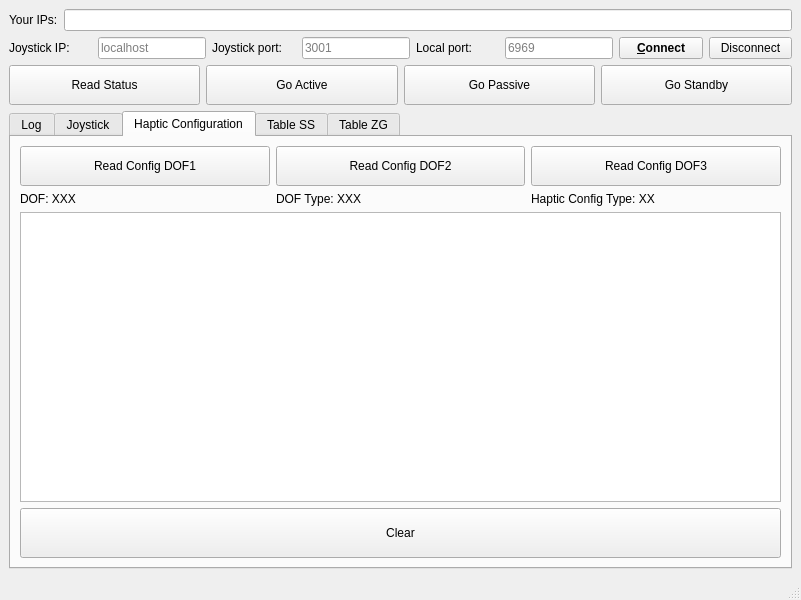
<?xml version="1.0" encoding="UTF-8"?>
<ui version="4.0">
 <class>Main_Window</class>
 <widget class="QMainWindow" name="Main_Window">
  <property name="geometry">
   <rect>
    <x>0</x>
    <y>0</y>
    <width>801</width>
    <height>600</height>
   </rect>
  </property>
  <property name="windowTitle">
   <string>SMAR-TeR GUI Demo</string>
  </property>
  <property name="styleSheet">
   <string notr="true">QPushButton:checked {
   background-color: rgb(85, 170, 255);
   border-style: inset;
   font: bold;
}</string>
  </property>
  <widget class="QWidget" name="central_widget">
   <layout class="QGridLayout" name="gridLayout">
    <item row="0" column="0">
     <layout class="QHBoxLayout" name="horizontal_layout">
      <item>
       <widget class="QLabel" name="label">
        <property name="sizePolicy">
         <sizepolicy hsizetype="Minimum" vsizetype="Preferred">
          <horstretch>0</horstretch>
          <verstretch>0</verstretch>
         </sizepolicy>
        </property>
        <property name="minimumSize">
         <size>
          <width>0</width>
          <height>0</height>
         </size>
        </property>
        <property name="styleSheet">
         <string notr="true"/>
        </property>
        <property name="text">
         <string>Your IPs:</string>
        </property>
       </widget>
      </item>
      <item>
       <widget class="QLineEdit" name="le_ips">
        <property name="sizePolicy">
         <sizepolicy hsizetype="Expanding" vsizetype="Preferred">
          <horstretch>0</horstretch>
          <verstretch>0</verstretch>
         </sizepolicy>
        </property>
        <property name="minimumSize">
         <size>
          <width>0</width>
          <height>0</height>
         </size>
        </property>
        <property name="styleSheet">
         <string notr="true"/>
        </property>
        <property name="text">
         <string/>
        </property>
        <property name="readOnly">
         <bool>true</bool>
        </property>
        <property name="clearButtonEnabled">
         <bool>false</bool>
        </property>
       </widget>
      </item>
     </layout>
    </item>
    <item row="1" column="0">
     <layout class="QHBoxLayout" name="horizontal_layout_2">
      <item>
       <widget class="QLabel" name="label_2">
        <property name="sizePolicy">
         <sizepolicy hsizetype="Preferred" vsizetype="Preferred">
          <horstretch>0</horstretch>
          <verstretch>0</verstretch>
         </sizepolicy>
        </property>
        <property name="text">
         <string>Joystick IP:</string>
        </property>
       </widget>
      </item>
      <item>
       <widget class="QLineEdit" name="le_joystick_ip">
        <property name="sizePolicy">
         <sizepolicy hsizetype="Preferred" vsizetype="Preferred">
          <horstretch>0</horstretch>
          <verstretch>0</verstretch>
         </sizepolicy>
        </property>
        <property name="minimumSize">
         <size>
          <width>0</width>
          <height>0</height>
         </size>
        </property>
        <property name="text">
         <string/>
        </property>
        <property name="placeholderText">
         <string>localhost</string>
        </property>
       </widget>
      </item>
      <item>
       <widget class="QLabel" name="label_3">
        <property name="sizePolicy">
         <sizepolicy hsizetype="Preferred" vsizetype="Preferred">
          <horstretch>0</horstretch>
          <verstretch>0</verstretch>
         </sizepolicy>
        </property>
        <property name="text">
         <string>Joystick port:</string>
        </property>
       </widget>
      </item>
      <item>
       <widget class="QLineEdit" name="le_joystick_port">
        <property name="sizePolicy">
         <sizepolicy hsizetype="Preferred" vsizetype="Preferred">
          <horstretch>0</horstretch>
          <verstretch>0</verstretch>
         </sizepolicy>
        </property>
        <property name="minimumSize">
         <size>
          <width>0</width>
          <height>0</height>
         </size>
        </property>
        <property name="maximumSize">
         <size>
          <width>16777215</width>
          <height>16777215</height>
         </size>
        </property>
        <property name="text">
         <string/>
        </property>
        <property name="placeholderText">
         <string>3001</string>
        </property>
       </widget>
      </item>
      <item>
       <widget class="QLabel" name="label_4">
        <property name="sizePolicy">
         <sizepolicy hsizetype="Preferred" vsizetype="Preferred">
          <horstretch>0</horstretch>
          <verstretch>0</verstretch>
         </sizepolicy>
        </property>
        <property name="text">
         <string>Local port:</string>
        </property>
       </widget>
      </item>
      <item>
       <widget class="QLineEdit" name="le_local_port">
        <property name="sizePolicy">
         <sizepolicy hsizetype="Preferred" vsizetype="Preferred">
          <horstretch>0</horstretch>
          <verstretch>0</verstretch>
         </sizepolicy>
        </property>
        <property name="maximumSize">
         <size>
          <width>16777215</width>
          <height>16777215</height>
         </size>
        </property>
        <property name="text">
         <string/>
        </property>
        <property name="placeholderText">
         <string>6969</string>
        </property>
       </widget>
      </item>
      <item>
       <widget class="QPushButton" name="pb_connect">
        <property name="sizePolicy">
         <sizepolicy hsizetype="Preferred" vsizetype="Preferred">
          <horstretch>0</horstretch>
          <verstretch>0</verstretch>
         </sizepolicy>
        </property>
        <property name="styleSheet">
         <string notr="true">QPushButton {
	font: bold;
}</string>
        </property>
        <property name="text">
         <string>&amp;Connect</string>
        </property>
       </widget>
      </item>
      <item>
       <widget class="QPushButton" name="pb_disconnect">
        <property name="sizePolicy">
         <sizepolicy hsizetype="Preferred" vsizetype="Fixed">
          <horstretch>0</horstretch>
          <verstretch>0</verstretch>
         </sizepolicy>
        </property>
        <property name="text">
         <string>Disconnect</string>
        </property>
       </widget>
      </item>
     </layout>
    </item>
    <item row="6" column="0">
     <widget class="QTabWidget" name="tab_widget">
      <property name="enabled">
       <bool>true</bool>
      </property>
      <property name="currentIndex">
       <number>2</number>
      </property>
      <widget class="QWidget" name="tab_log">
       <attribute name="title">
        <string>Log</string>
       </attribute>
       <layout class="QVBoxLayout" name="verticalLayout_2">
        <item>
         <widget class="QPlainTextEdit" name="te_log">
          <property name="sizePolicy">
           <sizepolicy hsizetype="Expanding" vsizetype="Expanding">
            <horstretch>0</horstretch>
            <verstretch>0</verstretch>
           </sizepolicy>
          </property>
          <property name="readOnly">
           <bool>true</bool>
          </property>
         </widget>
        </item>
        <item>
         <widget class="QPushButton" name="pb_clear_log">
          <property name="sizePolicy">
           <sizepolicy hsizetype="Expanding" vsizetype="Preferred">
            <horstretch>0</horstretch>
            <verstretch>0</verstretch>
           </sizepolicy>
          </property>
          <property name="minimumSize">
           <size>
            <width>0</width>
            <height>40</height>
           </size>
          </property>
          <property name="text">
           <string>Clear</string>
          </property>
         </widget>
        </item>
       </layout>
      </widget>
      <widget class="QWidget" name="tab_joystick">
       <attribute name="title">
        <string>Joystick</string>
       </attribute>
       <layout class="QVBoxLayout" name="verticalLayout">
        <item>
         <layout class="QHBoxLayout" name="buttons_layout">
          <item>
           <spacer name="horizontalSpacer_7">
            <property name="orientation">
             <enum>Qt::Horizontal</enum>
            </property>
            <property name="sizeHint" stdset="0">
             <size>
              <width>40</width>
              <height>20</height>
             </size>
            </property>
           </spacer>
          </item>
          <item>
           <widget class="QPushButton" name="pb_b1">
            <property name="sizePolicy">
             <sizepolicy hsizetype="Preferred" vsizetype="Preferred">
              <horstretch>0</horstretch>
              <verstretch>0</verstretch>
             </sizepolicy>
            </property>
            <property name="minimumSize">
             <size>
              <width>0</width>
              <height>40</height>
             </size>
            </property>
            <property name="maximumSize">
             <size>
              <width>16777215</width>
              <height>16777215</height>
             </size>
            </property>
            <property name="styleSheet">
             <string notr="true"/>
            </property>
            <property name="text">
             <string>B1</string>
            </property>
            <property name="checkable">
             <bool>true</bool>
            </property>
            <property name="checked">
             <bool>false</bool>
            </property>
            <property name="flat">
             <bool>false</bool>
            </property>
           </widget>
          </item>
          <item>
           <spacer name="horizontalSpacer">
            <property name="orientation">
             <enum>Qt::Horizontal</enum>
            </property>
            <property name="sizeHint" stdset="0">
             <size>
              <width>40</width>
              <height>20</height>
             </size>
            </property>
           </spacer>
          </item>
          <item>
           <widget class="QPushButton" name="pb_b2">
            <property name="sizePolicy">
             <sizepolicy hsizetype="Preferred" vsizetype="Preferred">
              <horstretch>0</horstretch>
              <verstretch>0</verstretch>
             </sizepolicy>
            </property>
            <property name="minimumSize">
             <size>
              <width>0</width>
              <height>40</height>
             </size>
            </property>
            <property name="maximumSize">
             <size>
              <width>16777215</width>
              <height>16777215</height>
             </size>
            </property>
            <property name="styleSheet">
             <string notr="true"/>
            </property>
            <property name="text">
             <string>B2</string>
            </property>
            <property name="checkable">
             <bool>true</bool>
            </property>
            <property name="checked">
             <bool>false</bool>
            </property>
            <property name="flat">
             <bool>false</bool>
            </property>
           </widget>
          </item>
          <item>
           <spacer name="horizontalSpacer_2">
            <property name="orientation">
             <enum>Qt::Horizontal</enum>
            </property>
            <property name="sizeHint" stdset="0">
             <size>
              <width>40</width>
              <height>20</height>
             </size>
            </property>
           </spacer>
          </item>
          <item>
           <widget class="QPushButton" name="pb_b3">
            <property name="sizePolicy">
             <sizepolicy hsizetype="Preferred" vsizetype="Preferred">
              <horstretch>0</horstretch>
              <verstretch>0</verstretch>
             </sizepolicy>
            </property>
            <property name="minimumSize">
             <size>
              <width>0</width>
              <height>40</height>
             </size>
            </property>
            <property name="maximumSize">
             <size>
              <width>16777215</width>
              <height>16777215</height>
             </size>
            </property>
            <property name="styleSheet">
             <string/>
            </property>
            <property name="text">
             <string>B3</string>
            </property>
            <property name="checkable">
             <bool>true</bool>
            </property>
            <property name="checked">
             <bool>false</bool>
            </property>
            <property name="flat">
             <bool>false</bool>
            </property>
           </widget>
          </item>
          <item>
           <spacer name="horizontalSpacer_3">
            <property name="orientation">
             <enum>Qt::Horizontal</enum>
            </property>
            <property name="sizeHint" stdset="0">
             <size>
              <width>40</width>
              <height>20</height>
             </size>
            </property>
           </spacer>
          </item>
          <item>
           <widget class="QPushButton" name="pb_b4">
            <property name="sizePolicy">
             <sizepolicy hsizetype="Preferred" vsizetype="Preferred">
              <horstretch>0</horstretch>
              <verstretch>0</verstretch>
             </sizepolicy>
            </property>
            <property name="minimumSize">
             <size>
              <width>0</width>
              <height>40</height>
             </size>
            </property>
            <property name="maximumSize">
             <size>
              <width>16777215</width>
              <height>16777215</height>
             </size>
            </property>
            <property name="styleSheet">
             <string/>
            </property>
            <property name="text">
             <string>B4</string>
            </property>
            <property name="checkable">
             <bool>true</bool>
            </property>
            <property name="checked">
             <bool>false</bool>
            </property>
            <property name="flat">
             <bool>false</bool>
            </property>
           </widget>
          </item>
          <item>
           <spacer name="horizontalSpacer_4">
            <property name="orientation">
             <enum>Qt::Horizontal</enum>
            </property>
            <property name="sizeHint" stdset="0">
             <size>
              <width>40</width>
              <height>20</height>
             </size>
            </property>
           </spacer>
          </item>
          <item>
           <widget class="QPushButton" name="pb_b5">
            <property name="sizePolicy">
             <sizepolicy hsizetype="Preferred" vsizetype="Preferred">
              <horstretch>0</horstretch>
              <verstretch>0</verstretch>
             </sizepolicy>
            </property>
            <property name="styleSheet">
             <string/>
            </property>
            <property name="text">
             <string>B5</string>
            </property>
            <property name="checkable">
             <bool>true</bool>
            </property>
            <property name="checked">
             <bool>false</bool>
            </property>
            <property name="flat">
             <bool>false</bool>
            </property>
           </widget>
          </item>
          <item>
           <spacer name="horizontalSpacer_5">
            <property name="orientation">
             <enum>Qt::Horizontal</enum>
            </property>
            <property name="sizeHint" stdset="0">
             <size>
              <width>40</width>
              <height>20</height>
             </size>
            </property>
           </spacer>
          </item>
          <item>
           <widget class="QPushButton" name="pb_b6">
            <property name="sizePolicy">
             <sizepolicy hsizetype="Preferred" vsizetype="Preferred">
              <horstretch>0</horstretch>
              <verstretch>0</verstretch>
             </sizepolicy>
            </property>
            <property name="styleSheet">
             <string/>
            </property>
            <property name="text">
             <string>B6</string>
            </property>
            <property name="checkable">
             <bool>true</bool>
            </property>
            <property name="checked">
             <bool>false</bool>
            </property>
            <property name="flat">
             <bool>false</bool>
            </property>
           </widget>
          </item>
          <item>
           <spacer name="horizontalSpacer_6">
            <property name="orientation">
             <enum>Qt::Horizontal</enum>
            </property>
            <property name="sizeHint" stdset="0">
             <size>
              <width>40</width>
              <height>20</height>
             </size>
            </property>
           </spacer>
          </item>
          <item>
           <widget class="QPushButton" name="pb_b7">
            <property name="sizePolicy">
             <sizepolicy hsizetype="Preferred" vsizetype="Preferred">
              <horstretch>0</horstretch>
              <verstretch>0</verstretch>
             </sizepolicy>
            </property>
            <property name="minimumSize">
             <size>
              <width>0</width>
              <height>40</height>
             </size>
            </property>
            <property name="maximumSize">
             <size>
              <width>16777215</width>
              <height>16777215</height>
             </size>
            </property>
            <property name="styleSheet">
             <string notr="true"/>
            </property>
            <property name="text">
             <string>B7</string>
            </property>
            <property name="checkable">
             <bool>true</bool>
            </property>
            <property name="checked">
             <bool>false</bool>
            </property>
            <property name="flat">
             <bool>false</bool>
            </property>
           </widget>
          </item>
          <item>
           <spacer name="horizontalSpacer_8">
            <property name="orientation">
             <enum>Qt::Horizontal</enum>
            </property>
            <property name="sizeHint" stdset="0">
             <size>
              <width>40</width>
              <height>20</height>
             </size>
            </property>
           </spacer>
          </item>
         </layout>
        </item>
        <item>
         <widget class="Axis_Widget" name="axis_1" native="true">
          <property name="sizePolicy">
           <sizepolicy hsizetype="Preferred" vsizetype="Expanding">
            <horstretch>0</horstretch>
            <verstretch>0</verstretch>
           </sizepolicy>
          </property>
         </widget>
        </item>
        <item>
         <widget class="Line" name="line">
          <property name="orientation">
           <enum>Qt::Horizontal</enum>
          </property>
         </widget>
        </item>
        <item>
         <widget class="Axis_Widget" name="axis_2" native="true">
          <property name="sizePolicy">
           <sizepolicy hsizetype="Preferred" vsizetype="Expanding">
            <horstretch>0</horstretch>
            <verstretch>0</verstretch>
           </sizepolicy>
          </property>
         </widget>
        </item>
        <item>
         <widget class="Line" name="line_2">
          <property name="orientation">
           <enum>Qt::Horizontal</enum>
          </property>
         </widget>
        </item>
        <item>
         <widget class="Axis_Widget" name="axis_3" native="true">
          <property name="sizePolicy">
           <sizepolicy hsizetype="Preferred" vsizetype="Expanding">
            <horstretch>0</horstretch>
            <verstretch>0</verstretch>
           </sizepolicy>
          </property>
         </widget>
        </item>
       </layout>
      </widget>
      <widget class="QWidget" name="tab_haptic_conf">
       <attribute name="title">
        <string>Haptic Configuration</string>
       </attribute>
       <layout class="QGridLayout" name="gridLayout_2">
        <item row="0" column="0">
         <layout class="QVBoxLayout" name="verticalLayout_3">
          <item>
           <layout class="QHBoxLayout" name="horizontalLayout_2">
            <item>
             <widget class="QPushButton" name="pb_read_config_dof_1">
              <property name="sizePolicy">
               <sizepolicy hsizetype="Minimum" vsizetype="Preferred">
                <horstretch>0</horstretch>
                <verstretch>0</verstretch>
               </sizepolicy>
              </property>
              <property name="minimumSize">
               <size>
                <width>0</width>
                <height>40</height>
               </size>
              </property>
              <property name="text">
               <string>Read Config DOF1</string>
              </property>
             </widget>
            </item>
            <item>
             <widget class="QPushButton" name="pb_read_config_dof_2">
              <property name="sizePolicy">
               <sizepolicy hsizetype="Minimum" vsizetype="Preferred">
                <horstretch>0</horstretch>
                <verstretch>0</verstretch>
               </sizepolicy>
              </property>
              <property name="minimumSize">
               <size>
                <width>0</width>
                <height>40</height>
               </size>
              </property>
              <property name="text">
               <string>Read Config DOF2</string>
              </property>
             </widget>
            </item>
            <item>
             <widget class="QPushButton" name="pb_read_config_dof_3">
              <property name="sizePolicy">
               <sizepolicy hsizetype="Minimum" vsizetype="Preferred">
                <horstretch>0</horstretch>
                <verstretch>0</verstretch>
               </sizepolicy>
              </property>
              <property name="minimumSize">
               <size>
                <width>0</width>
                <height>40</height>
               </size>
              </property>
              <property name="text">
               <string>Read Config DOF3</string>
              </property>
             </widget>
            </item>
           </layout>
          </item>
          <item>
           <layout class="QHBoxLayout" name="horizontalLayout_3">
            <item>
             <widget class="QLabel" name="lbl_hc_dof_id">
              <property name="text">
               <string>DOF: XXX</string>
              </property>
             </widget>
            </item>
            <item>
             <widget class="QLabel" name="lbl_hc_dof_type">
              <property name="text">
               <string>DOF Type: XXX</string>
              </property>
             </widget>
            </item>
            <item>
             <widget class="QLabel" name="lbl_hc_hc_type">
              <property name="text">
               <string>Haptic Config Type: XX</string>
              </property>
             </widget>
            </item>
           </layout>
          </item>
          <item>
           <widget class="QPlainTextEdit" name="te_haptic_conf">
            <property name="readOnly">
             <bool>true</bool>
            </property>
            <property name="plainText">
             <string/>
            </property>
           </widget>
          </item>
         </layout>
        </item>
        <item row="1" column="0">
         <widget class="QPushButton" name="pb_clear_haptic_conf">
          <property name="sizePolicy">
           <sizepolicy hsizetype="Preferred" vsizetype="Preferred">
            <horstretch>0</horstretch>
            <verstretch>0</verstretch>
           </sizepolicy>
          </property>
          <property name="minimumSize">
           <size>
            <width>0</width>
            <height>50</height>
           </size>
          </property>
          <property name="text">
           <string>Clear</string>
          </property>
         </widget>
        </item>
       </layout>
      </widget>
      <widget class="QWidget" name="tab_ss">
       <property name="toolTipDuration">
        <number>-1</number>
       </property>
       <attribute name="title">
        <string>Table SS</string>
       </attribute>
      </widget>
      <widget class="QWidget" name="tab_zg">
       <attribute name="title">
        <string>Table ZG</string>
       </attribute>
      </widget>
     </widget>
    </item>
    <item row="3" column="0">
     <layout class="QHBoxLayout" name="horizontalLayout">
      <item>
       <widget class="QPushButton" name="pb_read_status">
        <property name="sizePolicy">
         <sizepolicy hsizetype="Preferred" vsizetype="Minimum">
          <horstretch>0</horstretch>
          <verstretch>0</verstretch>
         </sizepolicy>
        </property>
        <property name="minimumSize">
         <size>
          <width>0</width>
          <height>40</height>
         </size>
        </property>
        <property name="text">
         <string>Read Status</string>
        </property>
       </widget>
      </item>
      <item>
       <widget class="QPushButton" name="pb_go_active">
        <property name="sizePolicy">
         <sizepolicy hsizetype="Preferred" vsizetype="Minimum">
          <horstretch>0</horstretch>
          <verstretch>0</verstretch>
         </sizepolicy>
        </property>
        <property name="minimumSize">
         <size>
          <width>0</width>
          <height>40</height>
         </size>
        </property>
        <property name="text">
         <string>Go Active</string>
        </property>
       </widget>
      </item>
      <item>
       <widget class="QPushButton" name="pb_go_passive">
        <property name="sizePolicy">
         <sizepolicy hsizetype="Preferred" vsizetype="Minimum">
          <horstretch>0</horstretch>
          <verstretch>0</verstretch>
         </sizepolicy>
        </property>
        <property name="minimumSize">
         <size>
          <width>0</width>
          <height>40</height>
         </size>
        </property>
        <property name="text">
         <string>Go Passive</string>
        </property>
       </widget>
      </item>
      <item>
       <widget class="QPushButton" name="pb_go_standby">
        <property name="sizePolicy">
         <sizepolicy hsizetype="Preferred" vsizetype="Minimum">
          <horstretch>0</horstretch>
          <verstretch>0</verstretch>
         </sizepolicy>
        </property>
        <property name="minimumSize">
         <size>
          <width>0</width>
          <height>40</height>
         </size>
        </property>
        <property name="text">
         <string>Go Standby</string>
        </property>
       </widget>
      </item>
     </layout>
    </item>
   </layout>
  </widget>
  <widget class="QStatusBar" name="statusbar"/>
 </widget>
 <customwidgets>
  <customwidget>
   <class>Axis_Widget</class>
   <extends>QWidget</extends>
   <header>axis_widget.h</header>
   <container>1</container>
  </customwidget>
 </customwidgets>
 <tabstops>
  <tabstop>le_joystick_ip</tabstop>
  <tabstop>le_joystick_port</tabstop>
  <tabstop>le_local_port</tabstop>
  <tabstop>pb_connect</tabstop>
  <tabstop>tab_widget</tabstop>
  <tabstop>le_ips</tabstop>
 </tabstops>
 <resources/>
 <connections>
  <connection>
   <sender>pb_clear_log</sender>
   <signal>released()</signal>
   <receiver>te_log</receiver>
   <slot>clear()</slot>
   <hints>
    <hint type="sourcelabel">
     <x>410</x>
     <y>548</y>
    </hint>
    <hint type="destinationlabel">
     <x>442</x>
     <y>401</y>
    </hint>
   </hints>
  </connection>
  <connection>
   <sender>pb_clear_haptic_conf</sender>
   <signal>clicked()</signal>
   <receiver>te_haptic_conf</receiver>
   <slot>clear()</slot>
   <hints>
    <hint type="sourcelabel">
     <x>384</x>
     <y>517</y>
    </hint>
    <hint type="destinationlabel">
     <x>356</x>
     <y>358</y>
    </hint>
   </hints>
  </connection>
 </connections>
</ui>
